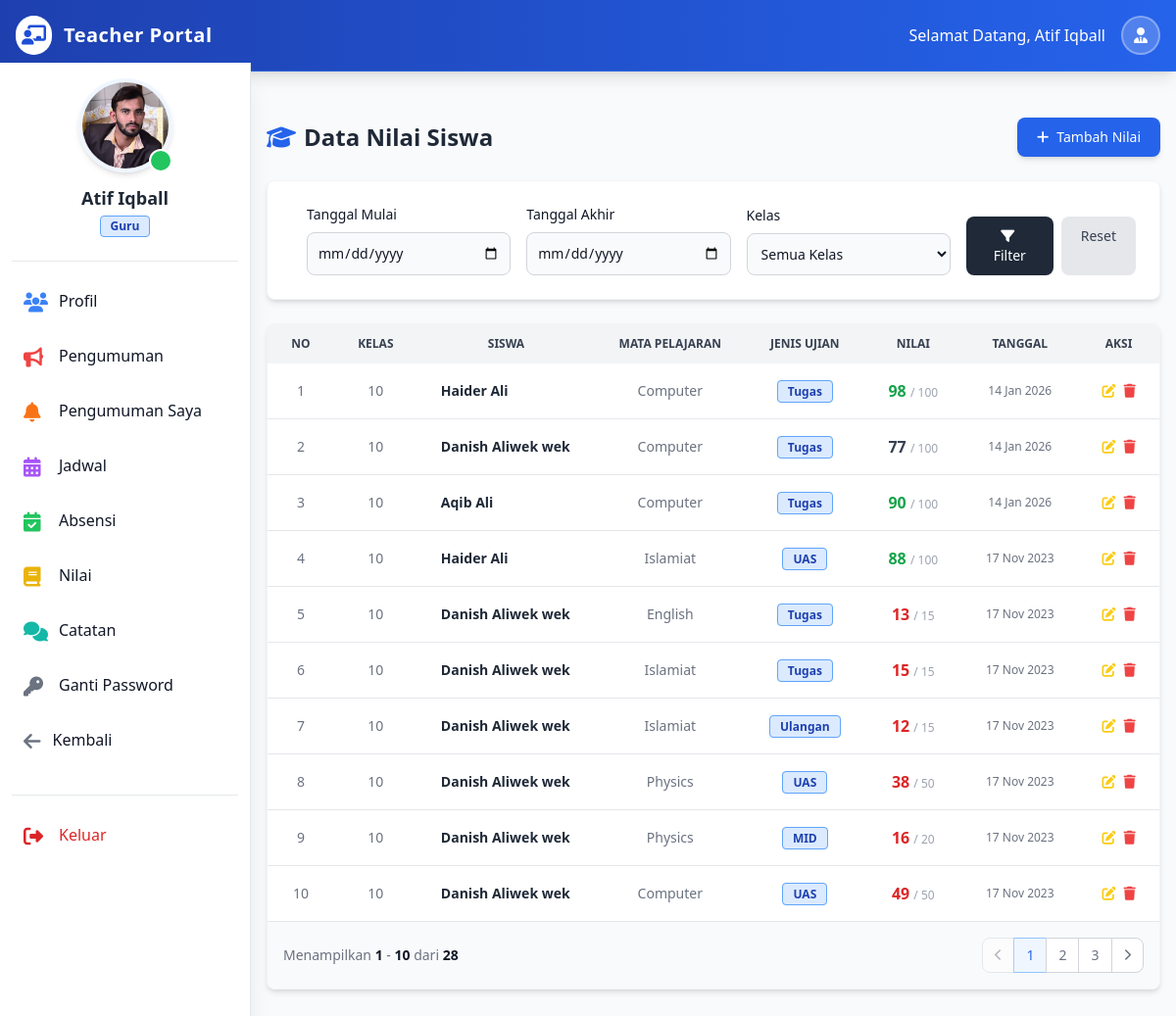
Page /guru/index.php?nilai (signed in) on the committed database.
### tables this page shows
CREATE TABLE `guru` (
  `id_guru` int NOT NULL,
  `nama_guru` varchar(100) NOT NULL,
  `email_guru` varchar(100) NOT NULL,
  `password_guru` varchar(200) NOT NULL,
  `tanggal_lahir_guru` date NOT NULL,
  `foto_guru` varchar(300) NOT NULL,
  `mapel_guru` varchar(50) NOT NULL,
  `telepon_guru` varchar(30) NOT NULL,
  `alamat_guru` varchar(100) NOT NULL,
  `umur_guru` int NOT NULL,
  `jekel_guru` enum('Laki_Laki','Perempuan') NOT NULL,
  `status_guru` enum('Aktif','Disable') NOT NULL DEFAULT 'Aktif',
  `tanggal_regis_guru` datetime NOT NULL DEFAULT CURRENT_TIMESTAMP
);

CREATE TABLE `nilai` (
  `id_nilai` int NOT NULL,
  `nama_nilai` varchar(50) NOT NULL,
  `tipe_nilai` enum('MID','UAS','Tugas','Ulangan') NOT NULL,
  `total_nilai` int NOT NULL,
  `capaian_nilai` int NOT NULL,
  `n_id_kelas` int NOT NULL,
  `n_id_siswa` int NOT NULL,
  `n_id_guru` int NOT NULL,
  `n_id_mapel` int NOT NULL,
  `nilai_date` date NOT NULL
);

CREATE TABLE `kelas` (
  `id_kelas` int NOT NULL,
  `nama_kelas` varchar(50) NOT NULL,
  `nama_mapel` varchar(300) NOT NULL,
  `nama_seksi` varchar(50) NOT NULL,
  `k_id_guru` int NOT NULL,
  `created_at` datetime NOT NULL DEFAULT CURRENT_TIMESTAMP
);

CREATE TABLE `siswa` (
  `id_siswa` int NOT NULL,
  `id_sims` varchar(20) NOT NULL,
  `nama_siswa` varchar(100) NOT NULL,
  `email_siswa` varchar(30) NOT NULL,
  `password_siswa` varchar(200) NOT NULL,
  `kelas_siswa` int NOT NULL,
  `seksi_siswa` int NOT NULL,
  `tanggal_lahir_siswa` date NOT NULL,
  `foto_siswa` varchar(300) NOT NULL,
  `telepon_siswa` varchar(30) NOT NULL,
  `alamat_siswa` varchar(200) NOT NULL,
  `umur_siswa` int NOT NULL,
  `jekel_siswa` enum('Laki_Laki','Perempuan') NOT NULL,
  `status_siswa` enum('Aktif','Disable') NOT NULL DEFAULT 'Aktif',
  `tanggal_regis_siswa` datetime NOT NULL DEFAULT CURRENT_TIMESTAMP,
  `nik_ortu` varchar(20) DEFAULT NULL
);

CREATE TABLE `mapel` (
  `id_mapel` int NOT NULL,
  `kode_mapel` varchar(20) NOT NULL,
  `nama_mapel` varchar(50) NOT NULL,
  `created_at` datetime NOT NULL DEFAULT CURRENT_TIMESTAMP
);

### guru/nilai.php (the view, shortened to what the rows shown need)
<div class="p-4 sm:ml-64">
    <div class="max-w-6xl mx-auto mt-10">
        <div class="flex flex-col md:flex-row justify-between items-center mb-6 gap-4">
            <h1 class="text-2xl font-bold text-gray-800 flex items-center self-start md:self-auto">
                <i class="fas fa-graduation-cap text-blue-600 mr-2"></i> Data Nilai Siswa
            </h1>
        </div>
        <?php
        $limit = 10;
        $page = isset($_GET['page']) ? (int)$_GET['page'] : 1;
        $offset = ($page - 1) * $limit;
        $where_clauses = ["1=1"];
        $where_sql = implode(' AND ', $where_clauses);
        $nilai_sql = "SELECT n.*, k.nama_kelas, s.nama_siswa, m.nama_mapel
                      FROM `nilai` n
                      JOIN `kelas` k ON n.n_id_kelas = k.id_kelas
                      JOIN `siswa` s ON n.n_id_siswa = s.id_siswa
                      JOIN `mapel` m ON n.n_id_mapel = m.id_mapel
                      WHERE $where_sql
                      ORDER BY n.nilai_date DESC, n.id_nilai DESC
                      LIMIT $limit OFFSET $offset";
        $nilai_result = $conn->query($nilai_sql);
        ?>
        <div class="bg-white rounded-lg shadow-md border border-gray-100 overflow-hidden flex flex-col min-h-[400px]">
            <div class="overflow-x-auto flex-grow">
                <table class="w-full text-sm text-center text-gray-500">
                    <thead class="text-xs text-gray-700 uppercase bg-gray-100">
                        <tr>
                            <th scope="col" class="px-6 py-3">No</th>
                            <th scope="col" class="px-6 py-3">Kelas</th>
                            <th scope="col" class="px-6 py-3">Siswa</th>
                            <th scope="col" class="px-6 py-3">Mata Pelajaran</th>
                            <th scope="col" class="px-6 py-3">Jenis Ujian</th>
                            <th scope="col" class="px-6 py-3">Nilai</th>
                            <th scope="col" class="px-6 py-3">Tanggal</th>
                            <th scope="col" class="px-6 py-3">Aksi</th>
                        </tr>
                    </thead>
                    <tbody class="divide-y divide-gray-200">
                        <?php
                        if ($nilai_result && $nilai_result->num_rows > 0) {
                            $display_no = $offset + 1;
                            while ($row = $nilai_result->fetch_assoc()) {
                                $score_class = 'font-bold text-gray-700';
                                if($row['capaian_nilai'] < 60) $score_class = 'font-bold text-red-600';
                                elseif($row['capaian_nilai'] >= 85) $score_class = 'font-bold text-green-600';
                        ?>
                            <tr class="bg-white hover:bg-gray-50 transition border-b">
                                <td class="px-6 py-4 font-medium"><?= $display_no++ ?></td>
                                <td class="px-6 py-4"><?= htmlspecialchars($row['nama_kelas']) ?></td>
                                <td class="px-6 py-4 text-left font-semibold text-gray-800"><?= htmlspecialchars($row['nama_siswa']) ?></td>
                                <td class="px-6 py-4"><?= htmlspecialchars($row['nama_mapel']) ?></td>
                                <td class="px-6 py-4">
                                     <span class="bg-blue-100 text-blue-800 text-xs font-semibold px-2.5 py-0.5 rounded border border-blue-400">
                                         <?= htmlspecialchars($row['tipe_nilai']) ?>
                                     </span>
                                </td>
                                <td class="px-6 py-4 <?= $score_class ?> text-base">
                                    <?= htmlspecialchars($row['capaian_nilai']) ?> <span class="text-xs text-gray-400 font-normal">/ <?= $row['total_nilai'] ?></span>
                                </td>
                                <td class="px-6 py-4 text-xs text-gray-500">
                                    <?= date('d M Y', strtotime($row['nilai_date'])) ?>
                                </td>
                                <td class="px-6 py-4">
                                    <div class="flex justify-center space-x-2">
                                        <a href="index.php?edit_nilai_id=<?= $row['id_nilai'] ?>" class="text-yellow-400 hover:text-yellow-600 transition" title="Edit">
                                            <i class="fas fa-edit"></i>
                                        </a>
                                        <a href="index.php?hapus_nilai_id=<?= $row['id_nilai'] ?>" class="text-red-500 hover:text-red-700 transition delete-btn-nilai" title="Hapus">
                                            <i class="fas fa-trash"></i>
                                        </a>
                                    </div>
                                </td>
                            </tr>
                        <?php
                            }
                        } else {
                            echo '<tr><td colspan="8" class="px-6 py-8 text-center text-gray-500 italic">Belum ada data nilai yang diinput.</td></tr>';
                        }
                        ?>
                    </tbody>
                </table>
            </div>
        </div>
    </div>
</div>

### guru/partials/teacher_sidebar.php (shortened to what the rows shown need)
<?php
    require_once('../partials/_connection.php');
    $teacher_id = $_SESSION['teacher_id'];
    $sidebar_sql = "SELECT * FROM `guru` WHERE id_guru = '$teacher_id'";
    $sidebar_result = $conn->query($sidebar_sql);
    if ($sidebar_result && $sidebar_result->num_rows > 0) {
        $sidebar_row = $sidebar_result->fetch_assoc();
        $teacher_pic = $sidebar_row['foto_guru'];
        $teacher_name = $sidebar_row['nama_guru'];
    } else {
        $teacher_pic = $_SESSION['teacher_pic'];
        $teacher_name = $_SESSION['teacher_name'];
        $teacher_email = $_SESSION['teacher_email'];
    }
?>
<aside class="fixed left-0 top-16 w-64 h-full bg-white shadow-xl overflow-y-auto border-r border-gray-200 z-40 transition-transform -translate-x-full sm:translate-x-0" id="logo-sidebar" aria-label="Sidebar">
    <div class="h-full px-3 py-4 overflow-y-auto bg-white pb-24">
        <div class="flex flex-col items-center pb-6 border-b border-gray-200 mb-4">
            <div class="relative">
                <img class="w-24 h-24 rounded-full object-cover border-4 border-blue-50 shadow-md" src="../admin/admin_images/registration/<?= $teacher_pic ?>" alt="Profile" onerror="this.src='https://ui-avatars.com/api/?name=<?= urlencode($teacher_name) ?>&background=random'">
                <div class="absolute bottom-0 right-0 w-6 h-6 bg-green-500 border-2 border-white rounded-full"></div>
            </div>
            <h5 class="mt-3 text-lg font-bold text-gray-800 text-center"><?= htmlspecialchars($teacher_name) ?></h5>
            <div class="flex flex-col items-center text-sm text-gray-500 mt-1">
                <span class="bg-blue-100 text-blue-800 text-xs font-semibold px-2.5 py-0.5 rounded border border-blue-400">Guru</span>
            </div>
        </div>
    </div>
</aside>

### rows in the picture
guru: foto_guru (picture), nama_guru "Atif Iqball"
nilai: kelas.nama_kelas "10", siswa.nama_siswa "Haider Ali", mapel.nama_mapel "Computer", tipe_nilai "Tugas", capaian_nilai "98", total_nilai "100", nilai_date "14 Jan 2026"
nilai: kelas.nama_kelas "10", siswa.nama_siswa "Danish Aliwek wek", mapel.nama_mapel "Computer", tipe_nilai "Tugas", capaian_nilai "77", total_nilai "100", nilai_date "14 Jan 2026"
nilai: kelas.nama_kelas "10", siswa.nama_siswa "Aqib Ali", mapel.nama_mapel "Computer", tipe_nilai "Tugas", capaian_nilai "90", total_nilai "100", nilai_date "14 Jan 2026"
nilai: kelas.nama_kelas "10", siswa.nama_siswa "Haider Ali", mapel.nama_mapel "Islamiat", tipe_nilai "UAS", capaian_nilai "88", total_nilai "100", nilai_date "17 Nov 2023"
nilai: kelas.nama_kelas "10", siswa.nama_siswa "Danish Aliwek wek", mapel.nama_mapel "English", tipe_nilai "Tugas", capaian_nilai "13", total_nilai "15", nilai_date "17 Nov 2023"
nilai: kelas.nama_kelas "10", siswa.nama_siswa "Danish Aliwek wek", mapel.nama_mapel "Islamiat", tipe_nilai "Tugas", capaian_nilai "15", total_nilai "15", nilai_date "17 Nov 2023"
nilai: kelas.nama_kelas "10", siswa.nama_siswa "Danish Aliwek wek", mapel.nama_mapel "Islamiat", tipe_nilai "Ulangan", capaian_nilai "12", total_nilai "15", nilai_date "17 Nov 2023"
nilai: kelas.nama_kelas "10", siswa.nama_siswa "Danish Aliwek wek", mapel.nama_mapel "Physics", tipe_nilai "UAS", capaian_nilai "38", total_nilai "50", nilai_date "17 Nov 2023"
nilai: kelas.nama_kelas "10", siswa.nama_siswa "Danish Aliwek wek", mapel.nama_mapel "Physics", tipe_nilai "MID", capaian_nilai "16", total_nilai "20", nilai_date "17 Nov 2023"
nilai: kelas.nama_kelas "10", siswa.nama_siswa "Danish Aliwek wek", mapel.nama_mapel "Computer", tipe_nilai "UAS", capaian_nilai "49", total_nilai "50", nilai_date "17 Nov 2023"

### other values in the picture
$teacher_name "Atif Iqball"
$offset + 1 "1"
min($offset + $limit, $total_rows) "10"
$total_rows "28"
